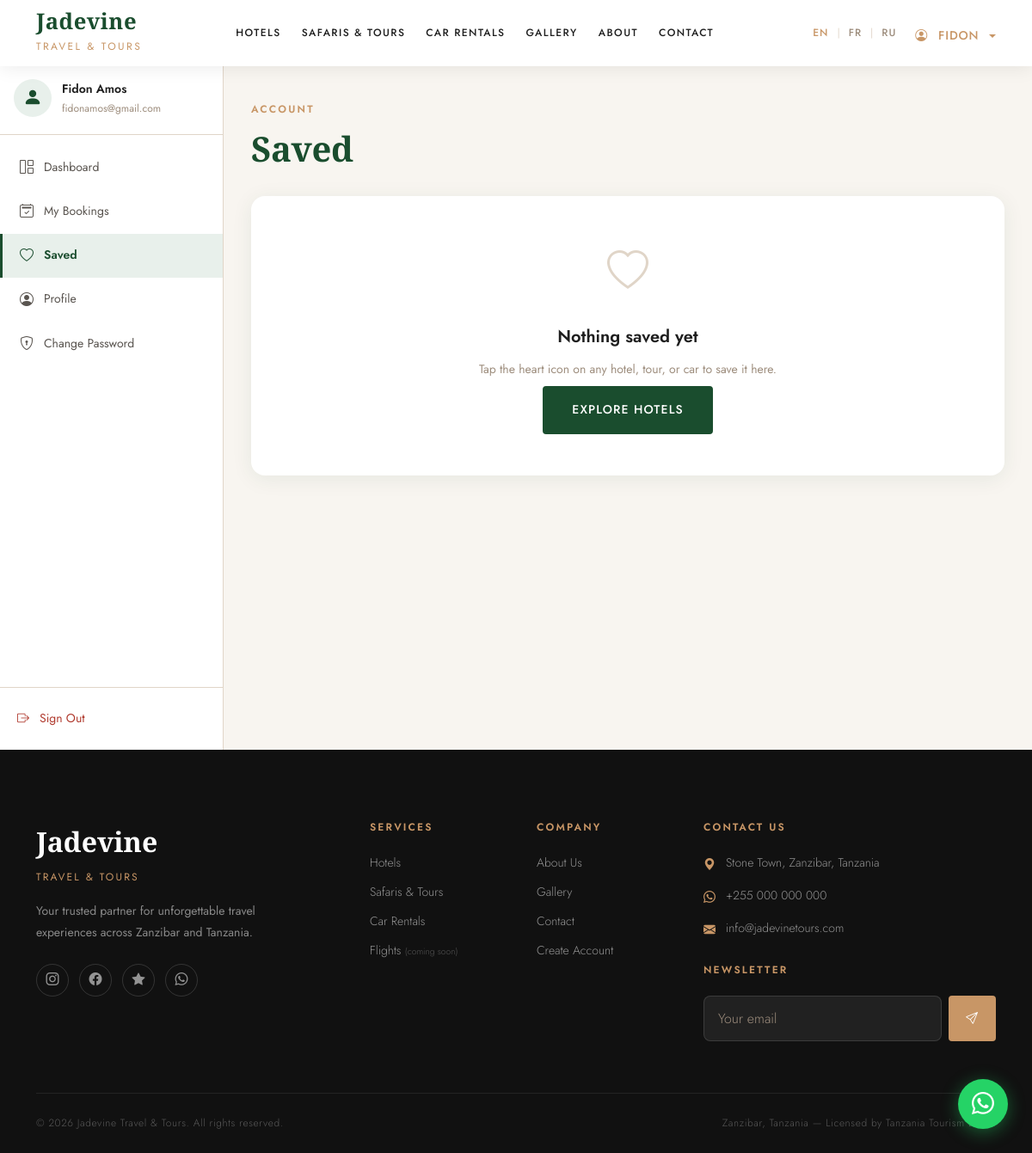
Screenshot of /accounts/favourites/ (signed in) with the database file from the repository.
### apps/accounts/models.py (models this page shows, shortened)
class CustomUser(AbstractUser):
    LANGUAGE_CHOICES = [
        ('en', 'English'),
        ('fr', 'Français'),
        ('ru', 'Русский'),
    ]
    phone = models.CharField(
        max_length=20,
        blank=True,
        null=True,
        verbose_name=_('Phone Number'),
    )
    nationality = models.CharField(
        max_length=100,
        blank=True,
        null=True,
        verbose_name=_('Nationality'),
    )
    preferred_language = models.CharField(
        max_length=5,
        choices=LANGUAGE_CHOICES,
        default='en',
        verbose_name=_('Preferred Language'),
    )
    profile_photo = models.ImageField(
        upload_to='profiles/',
        blank=True,
        null=True,
        verbose_name=_('Profile Photo'),
    )
    class Meta:
        verbose_name = _('User')
        verbose_name_plural = _('Users')
    @property
    def full_name(self):
        return f"{self.first_name} {self.last_name}".strip() or self.email

### apps/accounts/views.py (the view)
# urls.py: path('favourites/', views.FavouritesView.as_view(), name='favourites'),
class FavouritesView(LoginRequiredMixin, TemplateView):
    template_name = 'accounts/favourites.html'
    login_url = '/accounts/login/'
    def get_context_data(self, **kwargs):
        ctx = super().get_context_data(**kwargs)
        ctx['favourites'] = SavedFavourite.objects.filter(
            user=self.request.user
        ).select_related('hotel', 'tour_package', 'car').order_by('-saved_at')
        return ctx

### templates/accounts/favourites.html (shortened to what this page needs)
{% extends "accounts/dashboard_base.html" %}
{% load i18n static %}
{% block extra_css %}
<link rel="stylesheet" href="{% static 'css/accounts/dashboard.css' %}">
{% endblock %}
{% block dashboard_content %}
<div class="dash-page-header jd-load-reveal" data-delay="1">
  <div>
    <p class="eyebrow">{% trans "Account" %}</p>
    <h1 class="dash-page-title">{% trans "Saved" %}</h1>
  </div>
</div>
<div class="jd-load-reveal" data-delay="2">
  {% if favourites %}
    <div class="row g-4" id="favouritesGrid">
      {% for fav in favourites %}
      <div class="col-sm-6 col-lg-4 fav-item" data-fav-id="{{ fav.id }}"
           data-item-type="{% if fav.hotel %}hotel{% elif fav.tour_package %}tour{% else %}car{% endif %}"
           data-item-id="{% if fav.hotel %}{{ fav.hotel.id }}{% elif fav.tour_package %}{{ fav.tour_package.id }}{% else %}{{ fav.car.id }}{% endif %}">
        {% if fav.hotel %}
          {% with item=fav.hotel item_type="hotel" %}
          <div class="jd-card fav-card">
            {% if item.cover_photo %}
            <div class="fav-card-img">
              <img src="{{ item.cover_photo.image.url }}" alt="{{ item.name }}" loading="lazy">
            </div>
            {% endif %}
            <div class="fav-card-body">
              <span class="fav-card-type"><i class="bi bi-building me-1"></i>{% trans "Hotel" %}</span>
              <h4 class="fav-card-name">{{ item.name }}</h4>
              <p class="fav-card-location">{{ item.get_location_display }}</p>
              <div class="fav-card-footer">
                <a href="{% url 'hotels:detail' item.slug %}" class="btn-ghost-jd">{% trans "View" %}</a>
                <button class="fav-remove-btn" data-item-type="hotel" data-item-id="{{ item.id }}"
                        aria-label="{% trans 'Remove from saved' %}">
                  <i class="bi bi-heart-fill"></i>
                </button>
              </div>
            </div>
          </div>
          {% endwith %}
        {% elif fav.tour_package %}
          {% with item=fav.tour_package %}
          <div class="jd-card fav-card">
            {% if item.cover_image %}
            <div class="fav-card-img">
              <img src="{{ item.cover_image.url }}" alt="{{ item.name_en }}" loading="lazy">
            </div>
            {% endif %}
            <div class="fav-card-body">
              <span class="fav-card-type"><i class="bi bi-binoculars me-1"></i>{% trans "Safari & Tour" %}</span>
              <h4 class="fav-card-name">{{ item.name_en }}</h4>
              <p class="fav-card-location">{{ item.duration_days }} {% trans "days" %}</p>
              <div class="fav-card-footer">
                <a href="{% url 'tours:detail' item.slug %}" class="btn-ghost-jd">{% trans "View" %}</a>
                <button class="fav-remove-btn" data-item-type="tour" data-item-id="{{ item.id }}"
                        aria-label="{% trans 'Remove from saved' %}">
                  <i class="bi bi-heart-fill"></i>
                </button>
              </div>
            </div>
          </div>
          {% endwith %}
        {% elif fav.car %}
          {% with item=fav.car %}
          <div class="jd-card fav-card">
            {% if item.cover_photo %}
            <div class="fav-card-img">
              <img src="{{ item.cover_photo.image.url }}" alt="{{ item.name }}" loading="lazy">
            </div>
            {% endif %}
            <div class="fav-card-body">
              <span class="fav-card-type"><i class="bi bi-car-front me-1"></i>{% trans "Car Rental" %}</span>
              <h4 class="fav-card-name">{{ item.name }}</h4>
              <p class="fav-card-location">{{ item.get_vehicle_type_display }}</p>
              <div class="fav-card-footer">
                <a href="{% url 'cars:detail' item.slug %}" class="btn-ghost-jd">{% trans "View" %}</a>
                <button class="fav-remove-btn" data-item-type="car" data-item-id="{{ item.id }}"
                        aria-label="{% trans 'Remove from saved' %}">
                  <i class="bi bi-heart-fill"></i>
                </button>
              </div>
            </div>
          </div>
          {% endwith %}
        {% endif %}
      </div>
      {% endfor %}
    </div>
  {% else %}
    <div class="dash-empty-state">
      <div class="dash-empty-icon"><i class="bi bi-heart"></i></div>
      <p class="dash-empty-title">{% trans "Nothing saved yet" %}</p>
      <p class="dash-empty-sub">{% trans "Tap the heart icon on any hotel, tour, or car to save it here." %}</p>
      <a href="{% url 'hotels:list' %}" class="btn-primary-jd mt-2">{% trans "Explore Hotels" %}</a>
    </div>
  {% endif %}
</div>
{% endblock %}

### templates/base.html (shortened to what this page needs)
{% load static i18n %}
<!DOCTYPE html>
<html lang="{{ LANGUAGE_CODE }}" {% if LANGUAGE_CODE == 'ar' %}dir="rtl"{% endif %}>
<head>
  <link href="https://cdn.jsdelivr.net/npm/bootstrap@5.3.3/dist/css/bootstrap.min.css" rel="stylesheet" />
  <link href="https://cdn.jsdelivr.net/npm/bootstrap-icons@1.11.3/font/bootstrap-icons.min.css" rel="stylesheet" />
  <link rel="stylesheet" href="{% static 'css/main.css' %}" />
  {% block extra_css %}{% endblock %}
</head>
<body class="{% block body_class %}{% endblock %}">
  <nav class="jd-navbar {% block navbar_class %}navbar-transparent{% endblock %}">
    <div class="container">
      <div class="d-flex align-items-center justify-content-between">
        <a href="{% url 'core:home' %}" class="text-decoration-none">
          <span class="navbar-brand-text">Jadevine</span>
          <span class="navbar-brand-sub">{% trans "Travel & Tours" %}</span>
        </a>
        <div class="d-none d-lg-flex align-items-center gap-4">
          <a href="{% url 'hotels:list' %}" class="jd-nav-link">{% trans "Hotels" %}</a>
          <a href="{% url 'tours:list' %}" class="jd-nav-link">{% trans "Safaris & Tours" %}</a>
          <a href="{% url 'cars:list' %}" class="jd-nav-link">{% trans "Car Rentals" %}</a>
          <a href="{% url 'gallery:gallery' %}" class="jd-nav-link">{% trans "Gallery" %}</a>
          <a href="{% url 'core:about' %}" class="jd-nav-link">{% trans "About" %}</a>
          <a href="{% url 'contact:contact' %}" class="jd-nav-link">{% trans "Contact" %}</a>
        </div>
        <div class="d-none d-lg-flex align-items-center gap-3">
          <div class="jd-lang-switcher">
            <button class="jd-lang-btn {% if LANGUAGE_CODE == 'en' %}active{% endif %}" data-lang="en">EN</button>
            <span class="jd-lang-separator">|</span>
            <button class="jd-lang-btn {% if LANGUAGE_CODE == 'fr' %}active{% endif %}" data-lang="fr">FR</button>
            <span class="jd-lang-separator">|</span>
            <button class="jd-lang-btn {% if LANGUAGE_CODE == 'ru' %}active{% endif %}" data-lang="ru">RU</button>
          </div>
          {% if user.is_authenticated %}
            <div class="dropdown">
              <button class="btn-ghost-jd dropdown-toggle border-0 pb-0" type="button" data-bs-toggle="dropdown">
                <i class="bi bi-person-circle me-1"></i>
                {{ user.first_name|default:user.email }}
              </button>
            </div>
          {% else %}
            <a href="{% url 'account_login' %}" class="jd-nav-link">{% trans "Sign In" %}</a>
            <a href="{% url 'account_signup' %}" class="btn-accent-jd" style="padding: 10px 22px; font-size: 0.7rem;">{% trans "Register" %}</a>
          {% endif %}
        </div>
      </div>
    </div>
  </nav>
  <main>
    {% block content %}{% endblock %}
  </main>
  <footer class="jd-footer">
    <div class="container">
      <div class="row g-5">
        <div class="col-lg-4 col-md-6">
          <div class="jd-footer-brand">Jadevine</div>
          <div class="jd-footer-brand-sub">{% trans "Travel & Tours" %}</div>
          <p class="jd-footer-desc">
            {% trans "Your trusted partner for unforgettable travel experiences across Zanzibar and Tanzania." %}
          </p>
          <div class="jd-footer-social">
            <a href="#" class="jd-footer-social-link" aria-label="Instagram"><i class="bi bi-instagram"></i></a>
            <a href="#" class="jd-footer-social-link" aria-label="Facebook"><i class="bi bi-facebook"></i></a>
            <a href="#" class="jd-footer-social-link" aria-label="TripAdvisor"><i class="bi bi-star-fill"></i></a>
            <a href="#" class="jd-footer-social-link" aria-label="WhatsApp"><i class="bi bi-whatsapp"></i></a>
          </div>
        </div>
        <div class="col-lg-2 col-md-6 col-6">
          <div class="jd-footer-heading">{% trans "Services" %}</div>
          <nav class="jd-footer-links">
            <a href="{% url 'hotels:list' %}" class="jd-footer-link">{% trans "Hotels" %}</a>
            <a href="{% url 'tours:list' %}" class="jd-footer-link">{% trans "Safaris & Tours" %}</a>
            <a href="{% url 'cars:list' %}" class="jd-footer-link">{% trans "Car Rentals" %}</a>
            <a href="#" class="jd-footer-link">{% trans "Flights" %} <span style="font-size:0.65rem;opacity:0.5;">({% trans "coming soon" %})</span></a>
          </nav>
        </div>
        <div class="col-lg-2 col-md-6 col-6">
          <div class="jd-footer-heading">{% trans "Company" %}</div>
          <nav class="jd-footer-links">
            <a href="{% url 'core:about' %}" class="jd-footer-link">{% trans "About Us" %}</a>
            <a href="{% url 'gallery:gallery' %}" class="jd-footer-link">{% trans "Gallery" %}</a>
            <a href="{% url 'contact:contact' %}" class="jd-footer-link">{% trans "Contact" %}</a>
            <a href="{% url 'account_signup' %}" class="jd-footer-link">{% trans "Create Account" %}</a>
          </nav>
        </div>
        <div class="col-lg-4 col-md-6">
          <div class="jd-footer-heading">{% trans "Contact Us" %}</div>
          <div class="jd-footer-contact-item">
            <i class="bi bi-geo-alt-fill"></i>
            <span>{% trans "Stone Town, Zanzibar, Tanzania" %}</span>
          </div>
          <div class="jd-footer-contact-item">
            <i class="bi bi-whatsapp"></i>
            <a href="https://wa.me/255000000000" class="jd-footer-link">+255 000 000 000</a>
          </div>
          <div class="jd-footer-contact-item">
            <i class="bi bi-envelope-fill"></i>
            <a href="mailto:info@jadevinetours.com" class="jd-footer-link">info@jadevinetours.com</a>
          </div>
          <div class="mt-4">
            <div class="jd-footer-heading">{% trans "Newsletter" %}</div>
            <form class="jd-newsletter-form d-flex gap-2">
              <input type="email" class="jd-input" placeholder="{% trans 'Your email' %}" style="background:rgba(255,255,255,0.07);border-color:rgba(255,255,255,0.12);color:var(--color-white);" required />
              <button type="submit" class="btn-accent-jd flex-shrink-0" style="padding:12px 18px;">
                <i class="bi bi-send"></i>
              </button>
            </form>
          </div>
        </div>
      </div>
      <div class="jd-footer-bottom">
        <span class="jd-footer-copy">
          &copy; {% now "Y" %} Jadevine Travel &amp; Tours. {% trans "All rights reserved." %}
        </span>
        <span class="jd-footer-copy">
          {% trans "Zanzibar, Tanzania" %} &mdash; {% trans "Licensed by Tanzania Tourism Board" %}
        </span>
      </div>
    </div>
  </footer>
  <a href="https://wa.me/255713529019?text=Hello%2C%20I%27d%20like%20to%20book%20a%20tour"
     class="jd-whatsapp-btn"
     target="_blank"
     rel="noopener noreferrer"
     aria-label="Chat on WhatsApp">
    <i class="bi bi-whatsapp"></i>
  </a>
</body>
</html>

### templates/accounts/includes/dashboard_sidebar.html (shortened to what this page needs)
{% load i18n static %}
<aside class="dashboard-sidebar" id="dashboardSidebar">
  <div class="sidebar-header">
    <div class="sidebar-user-avatar">
      {% if user.profile_photo %}
        <img src="{{ user.profile_photo.url }}" alt="{{ user.full_name }}" class="sidebar-avatar-img">
      {% else %}
        <div class="sidebar-avatar-placeholder">
          <i class="bi bi-person-fill"></i>
        </div>
      {% endif %}
    </div>
    <div class="sidebar-user-info">
      <span class="sidebar-user-name">{{ user.full_name|truncatechars:20 }}</span>
      <span class="sidebar-user-email">{{ user.email|truncatechars:24 }}</span>
    </div>
  </div>
  <nav class="sidebar-nav">
    <a href="{% url 'accounts:dashboard' %}"
       class="sidebar-nav-item {% if request.resolver_match.url_name == 'dashboard' %}active{% endif %}">
      <i class="bi bi-grid-1x2"></i>
      <span>{% trans "Dashboard" %}</span>
    </a>
    <a href="{% url 'accounts:booking_history' %}"
       class="sidebar-nav-item {% if 'booking' in request.resolver_match.url_name %}active{% endif %}">
      <i class="bi bi-calendar2-check"></i>
      <span>{% trans "My Bookings" %}</span>
    </a>
    <a href="{% url 'accounts:favourites' %}"
       class="sidebar-nav-item {% if request.resolver_match.url_name == 'favourites' %}active{% endif %}">
      <i class="bi bi-heart"></i>
      <span>{% trans "Saved" %}</span>
    </a>
    <a href="{% url 'accounts:profile' %}"
       class="sidebar-nav-item {% if request.resolver_match.url_name == 'profile' %}active{% endif %}">
      <i class="bi bi-person-circle"></i>
      <span>{% trans "Profile" %}</span>
    </a>
    <a href="{% url 'account_change_password' %}"
       class="sidebar-nav-item">
      <i class="bi bi-shield-lock"></i>
      <span>{% trans "Change Password" %}</span>
    </a>
  </nav>
  <div class="sidebar-footer">
    <a href="{% url 'account_logout' %}" class="sidebar-logout-btn">
      <i class="bi bi-box-arrow-right"></i>
      <span>{% trans "Sign Out" %}</span>
    </a>
  </div>
</aside>

### rows the page displays
CustomUser: first_name "FIDON", full_name "Fidon Amos", email "fidonamos@gmail.com"
